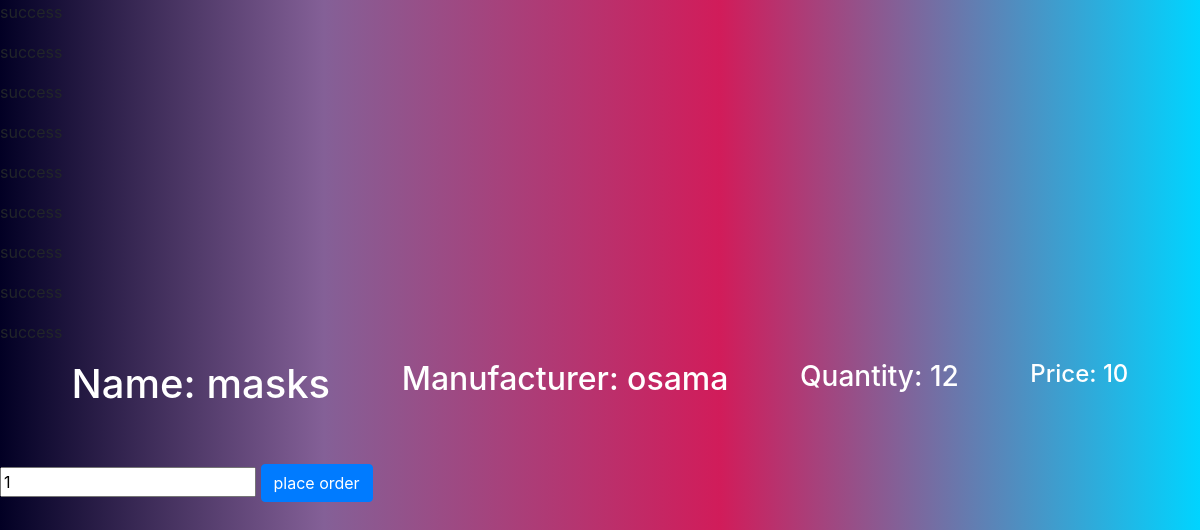
Screenshot of /client/client.php?drugId=1 with the database file from the repository.
### tables this page shows
CREATE TABLE IF NOT EXISTS `inventory` (
  `id` int(11) NOT NULL,
  `name` varchar(55) NOT NULL,
  `type` varchar(55) NOT NULL,
  `manufacturer` varchar(55) NOT NULL,
  `countDrugs` int(11) NOT NULL,
  `price` int(11) NOT NULL,
  PRIMARY KEY (`id`)
);

### client/client.php (the view, shortened to what this page needs)
<?php
    include "../Database/database.php";
    if(!empty($_GET['drugId'])){
        $sql="SELECT * from inventory where id='$_GET[drugId]'";
        if($data=mysqli_query($conn,$sql)){
            if(mysqli_num_rows($data)>0){
                while($row=mysqli_fetch_array($data)){
?>
            <html lang="en">
            <head>
                <link rel="stylesheet" href="https://stackpath.bootstrapcdn.com/bootstrap/4.5.2/css/bootstrap.min.css">
            </head>
            <body>
                    <div class="info">
                        <h1>Name: <?php echo $row['name'];?></h1>
                        <h2>Manufacturer: <?php echo $row['manufacturer'];?></p>
                        <h3>Quantity: <?php echo $row['countDrugs'];?></p>
                        <h4>Price: <?php echo $row['price'];?></p>
                    </div>
                    <form action="order.php" class="order" method="POST">
                        <input type="number" value="1" min='0' name='quantity_selected'>
                        <input value='place order' name="place_order" class="btn btn-primary" type="submit">
                    </form>
            </body>
            </html>
<?php
                }
            }
        }
    }
    else{
        echo "asdasd";
    }
?>

### client/client.php (style rules this page uses)
body { background: rgb(2,0,36); background: linear-gradient(90deg, rgba(2,0,36,1) 0%, rgba(132,96,151,1) 27%, rgba(209,28,90,1) 60%, rgba(0,212,255,1) 100%); background-repeat:no-repeat; background-size:auto; height:100vh; }
.info { display: flex; justify-content: space-evenly; }
.info h1,h2,h3,h4 { color: white; margin: 0px; padding: 0px; }
.order { margin-top: 50px; }

### rows the page displays
inventory: name "masks", manufacturer "osama", countDrugs "12", price "10"
